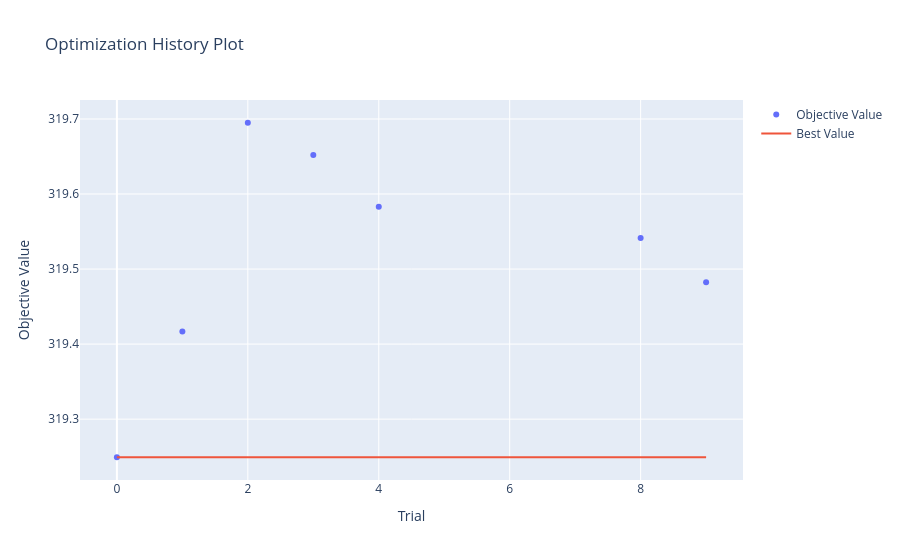
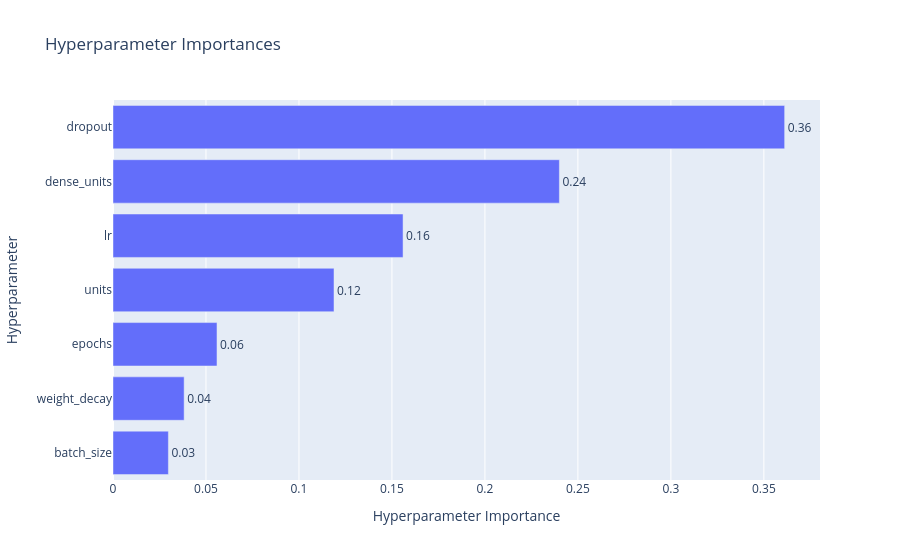

The cell these charts' notebook holds for them, in order:
### Code cell
study = results[0]["study"]

vis.plot_optimization_history(study).show()
vis.plot_param_importances(study).show()

### Figure 1 — Plotly figure (JSON) as saved in the notebook; plotly's stock layout.template omitted (floating-point values rounded to 4 significant figures)
{"data": [{"mode": "markers", "name": "Objective Value", "x": [0, 1, 2, 3, 4, 8, 9], "y": [319.2, 319.4, 319.7, 319.7, 319.6, 319.5, 319.5], "type": "scatter"}, {"mode": "lines", "name": "Best Value", "x": [0, 1, 2, 3, 4, 5, 6, 7, 8, 9], "y": [319.2, 319.2, 319.2, 319.2, 319.2, 319.2, 319.2, 319.2, 319.2, 319.2], "type": "scatter"}, {"marker": {"color": "#cccccc"}, "mode": "markers", "name": "Infeasible Trial", "showlegend": false, "x": [], "y": [], "type": "scatter"}], "layout": {"title": {"text": "Optimization History Plot"}, "xaxis": {"title": {"text": "Trial"}}, "yaxis": {"title": {"text": "Objective Value"}}}}

### Figure 2 — Plotly figure (JSON) as saved in the notebook; plotly's stock layout.template omitted (floating-point values rounded to 4 significant figures)
{"data": [{"cliponaxis": false, "hovertemplate": ["batch_size (CategoricalDistribution): 0.029783978102601104<extra></extra>", "weight_decay (FloatDistribution): 0.038257418553110725<extra></extra>", "epochs (IntDistribution): 0.055922748151598166<extra></extra>", "units (IntDistribution): 0.1188476212604197<extra></extra>", "lr (FloatDistribution): 0.15597102738715174<extra></extra>", "dense_units (IntDistribution): 0.2400394005481831<extra></extra>", "dropout (FloatDistribution): 0.36117780599693544<extra></extra>"], "name": "Objective Value", "orientation": "h", "text": ["0.03", "0.04", "0.06", "0.12", "0.16", "0.24", "0.36"], "textposition": "outside", "x": [0.02978, 0.03826, 0.05592, 0.1188, 0.156, 0.24, 0.3612], "y": ["batch_size", "weight_decay", "epochs", "units", "lr", "dense_units", "dropout"], "type": "bar"}], "layout": {"title": {"text": "Hyperparameter Importances"}, "xaxis": {"title": {"text": "Hyperparameter Importance"}}, "yaxis": {"title": {"text": "Hyperparameter"}}}}
